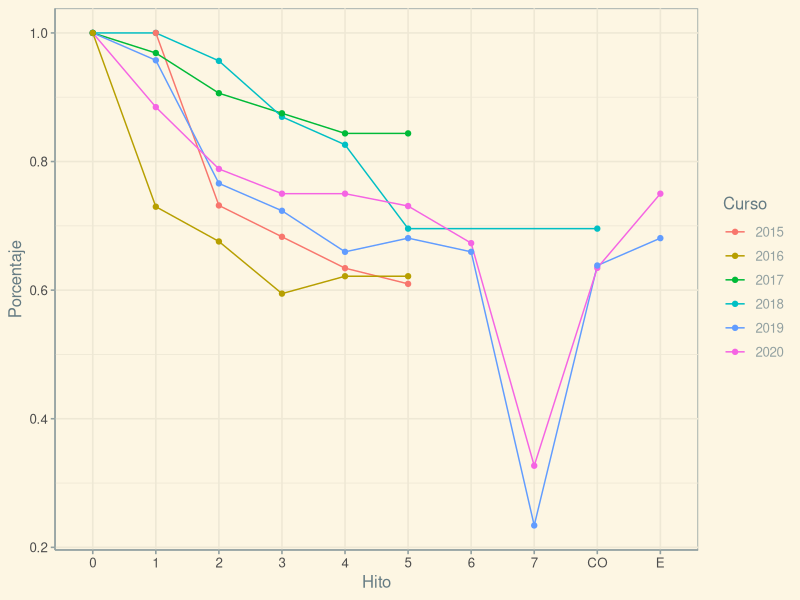
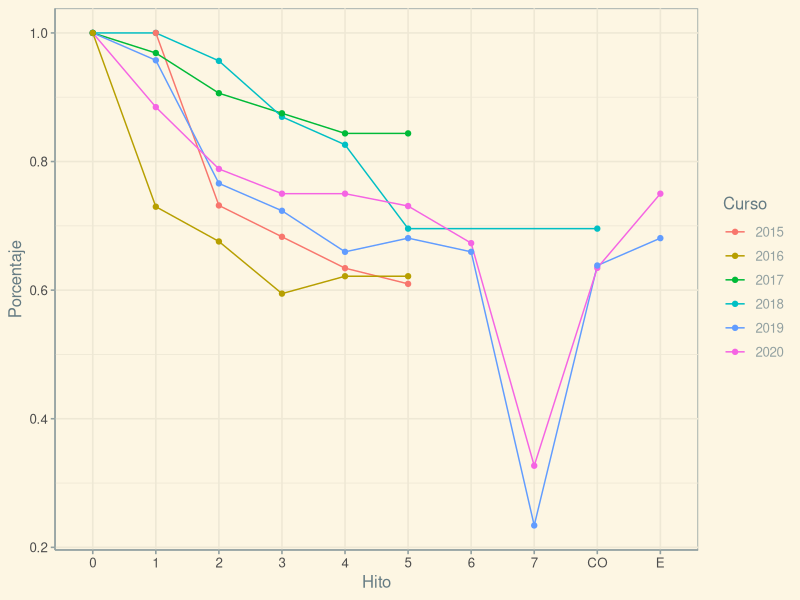

Write R code to recreate these figures, in order.
library(ggplot2)
library(dplyr)
library(ggthemes)
data <- read.csv("notas-suspensos-entregas-2015-2020.csv")


data$Curso <- as.factor(data$Curso)
data[is.na(data)] <- 0
data$Aprobados <- data$Cuantos - data$Suspensos
data <- data %>% group_by(Curso) %>% mutate(Porcentaje = Aprobados/max(Cuantos))
ggplot( data,aes(x=Hito,y=Porcentaje,color=Curso,group=Curso)) + geom_line() + geom_point() + theme_solarized()
ggsave("notas-suspensos-entregas-2015-2020.png", width=8, height=6)
